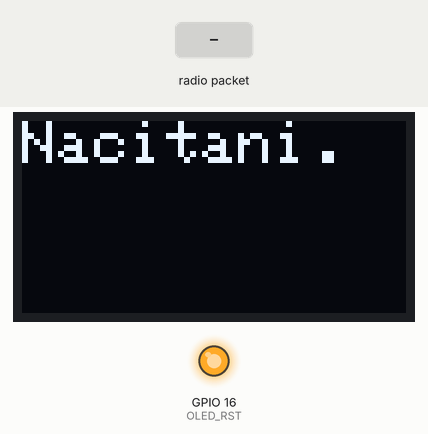
This program was run on a simulated ESP32. On the bench: 128×64 one-colour display, output pins drawn as LEDs (lit = HIGH). The test bench sets the inputs (shaded band). Storage starts empty; what the program prints to the serial monitor is not drawn.

Above: at 0.1 s.
At 1.7 s:
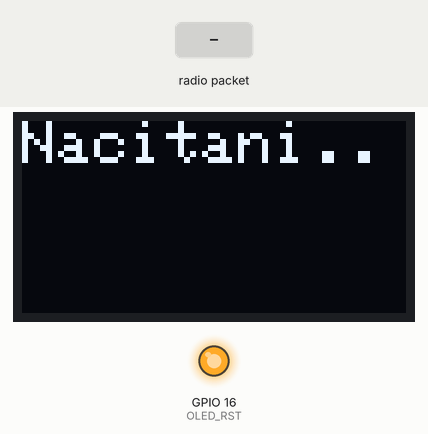
At 4.3 s:
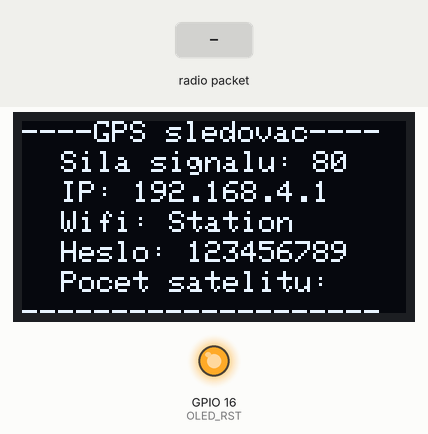
4.4 s: radio packet "GPS_LON" arrives
7.4 s: radio packet "GPS_LAT" arrives
10.4 s: radio packet "GPS_ALT" arrives
Timing chart, 0 to 13.4 s (numbered marks = the images above; inputs shaded):
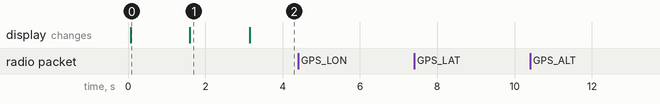

The program:

main.cpp
```cpp
#include "WiFi.h"
#include "heltec.h"
#include "Adafruit_GFX.h"
#include "Adafruit_SSD1306.h"
#include "ESPAsyncWebServer.h"
#include "SoftwareSerial.h"
#include "SPIFFS.h"
#include "Wire.h"
#include "string.h"
#include "stdio.h"
#include "WiFi.h"
#include "ctime"

#define PASMO 434E6 //pasmo pro Evropu
#define OLED_RST 16
#define OLED_SDA 4
#define OLED_SCL 15
#define SCREEN_WIDTH 128
#define SCREEN_HEIGHT 64

//const char HesloGen[] = "0123456789abcdefghijklmnopqrstuvwxyzABCDEFGHIJKLMNOPQRSTVWXYZ"; //bude sloužit k vygenerování náhodného hesla
//int HesloGen_length = sizeof(HesloGen) - 1;
const char *ssid = "Station"; //nazev wifi, na kterou se zařízení připojí
char *password = "123456789"; //defaultní heslo
const int passwordLength = 8;
char VyslednyText[2];
String VypisovanyText;
String VypisovanyText2;
const long intervalDisplay = 2000;
const long intervalLoRa = 500;
unsigned long DisplayMillis, LoRaMillis = 0;

AsyncWebServer server(80);
Adafruit_SSD1306 display(SCREEN_WIDTH, SCREEN_HEIGHT, &Wire, OLED_RST);

String Parser(String gps, int x)
{
  switch (x)
  {
  case 1: //longitude
    return (gps.substring(0, 10));
    break;
  case 2: //latitude
    return (gps.substring(10, 20));
    break;
  case 3: //altitude
    return (gps.substring(20, 26));
    break;
  case 4: //cas
    return (gps.substring(26, 34));
    break;
  case 5: //datum
    return (gps.substring(34, 44));
    break;
  case 6: //pocet satelitu
    return (gps.substring(44, 45));
    break;
  }
}

String processor(const String &var)
{
  Serial.println(var);
  if (var == "GPS_LON")
  { //pokud se webserver zeptá na identifikátor GPS, bude mu poslán VypisovanyText
    Serial.println(Parser(VypisovanyText2, 1));
    return (Parser(VypisovanyText2, 1));
  }
  else if (var == "GPS_LAT")
  {
    Serial.println(Parser(VypisovanyText2, 2));
    return (Parser(VypisovanyText2, 2));
  }
  else if (var == "GPS_ALT")
  {
    Serial.println(Parser(VypisovanyText2, 3));
    return (Parser(VypisovanyText2, 3));
  }
  else if (var == "GPS_TIME")
  {
    Serial.println(Parser(VypisovanyText2, 4));
    return (Parser(VypisovanyText2, 4));
  }
  else if (var == "GPS_DATE")
  {
    Serial.println(Parser(VypisovanyText2, 5));
    return (Parser(VypisovanyText2, 5));
  }
  else if (var == "GPS_SATEL")
  {
    Serial.println(Parser(VypisovanyText2, 6));
    return (Parser(VypisovanyText2, 6));
  }
  return String();
}
void setup()
{
  Serial.begin(115200);
  Heltec.begin(false /*DisplayEnable Enable*/, true /*Heltec.LoRa Disable*/, true /*Serial Enable*/, true /*PABOOST Enable*/, PASMO /*long BAND*/); //nastaveni hardwaru
  WiFi.mode(WIFI_AP_STA);
  WiFi.softAP(ssid, NULL);
  //SetPassword();
  ////////////////display///////////////////////////////////////////////
  //funkce pro nastavení displaye
  pinMode(OLED_RST, OUTPUT);
  digitalWrite(OLED_RST, LOW);
  delay(20);
  digitalWrite(OLED_RST, HIGH);

  Wire.begin(OLED_SDA, OLED_SCL);
  if (!display.begin(SSD1306_SWITCHCAPVCC, 0x3c, false, false))
  { // Adresa 0x3C pro 128x32
    Serial.println(F("SSD1306 allocation failed"));
    for (;;)
      ; // Nepůjde do nekonečna
  }

  display.setCursor(0, 0);
  display.setTextColor(WHITE);
  display.setTextSize(2);
  display.clearDisplay();
  display.print("Nacitani.");
  display.display();
  delay(1500);
  display.clearDisplay();
  display.setCursor(0, 0);
  display.print("Nacitani..");
  display.display();
  delay(1500);

  //////////////////pripojeni spiffsu////////////////////////////

  if (!SPIFFS.begin(true))
  { //inicializace SPIFFsu
    Serial.println("An Error has occurred while mounting SPIFFS");
    return;
  }
  ////////////////////////////////////////zapnuti serveru a pripojeni cest /////////////////////////

  server.on("/", HTTP_GET, [](AsyncWebServerRequest *request) { //cesta pro root / webové stránky
    request->send(SPIFFS, "/index.html", String(), false, processor);
  });

  server.on("/style.css", HTTP_GET, [](AsyncWebServerRequest *request) { //cesta pro .css soubor
    request->send(SPIFFS, "/style.css", "text/css");
  });

  server.on("/jquery-3.6.0.min.js", HTTP_GET, [](AsyncWebServerRequest *request) { //cesta pro jquery
    request->send(SPIFFS, "/jquery-3.6.0.min.js", "text/javascript");
  });

  server.begin(); //zapne server

  /////////////////////////////////////////////////////////////////////////////////////////////////
}
void loop()
{
  unsigned long TedMillis = millis();
  VypisovanyText == "";
  int velikostPaketu = LoRa.parsePacket();

  if (TedMillis - LoRaMillis >= intervalLoRa)
  {
    if (velikostPaketu)
    { //pokud se nejaký packet přijme spustí se funkce
      while (LoRa.available())
      { //prevedeni textu do jednoho stringu
        VypisovanyText += (VyslednyText + strlen(VyslednyText), "%c", (char)LoRa.read());
      }
      VypisovanyText2 = VypisovanyText; //vypsany text se uloží do druhé proměnné, aby se mohl načíst nový a s proměnnou stále pracovat
      LoRaMillis = TedMillis;
    }
    if (TedMillis - DisplayMillis >= intervalDisplay)
    {

      Serial.println(Parser(VypisovanyText2, 1));
      Serial.println(Parser(VypisovanyText2, 2));
      Serial.println(Parser(VypisovanyText2, 3));
      Serial.println(Parser(VypisovanyText2, 4));
      Serial.println(Parser(VypisovanyText2, 5));
      Serial.println(Parser(VypisovanyText2, 6));
      Serial.println(password);
      Serial.println(ssid);

      display.setCursor(0, 0);
      display.clearDisplay();
      display.setTextColor(WHITE);
      display.setTextSize(1);
      display.println("----GPS sledovac----");
      display.setCursor(13, 10);
      display.print("Sila signalu: ");
      display.println(LoRa.packetRssi() * (-1));
      display.setCursor(13, 20);
      display.print("IP: ");
      display.println(WiFi.softAPIP());
      display.setCursor(13, 30);
      display.print("Wifi: ");
      display.println(ssid);
      display.setCursor(13, 40);
      display.print("Heslo: ");
      display.println(password);
      display.setCursor(13, 50);
      display.print("Pocet satelitu: ");
      display.println(Parser(VypisovanyText2, 6));
      display.setCursor(0, 60);
      display.println("--------------------");

      display.display();

      DisplayMillis = TedMillis;
    }
  }
  VypisovanyText = ""; //vynuluje vypisovaný text aby se nestakoval
}
```

Measured:
- after the input at 4.4 s, every drawn part: stays the same
- after the input at 7.4 s, every drawn part: stays the same
- after the input at 10.4 s, every drawn part: stays the same
- what the display in image 0 shows lasts 1.5 s, from 0.1 s to 1.6 s
